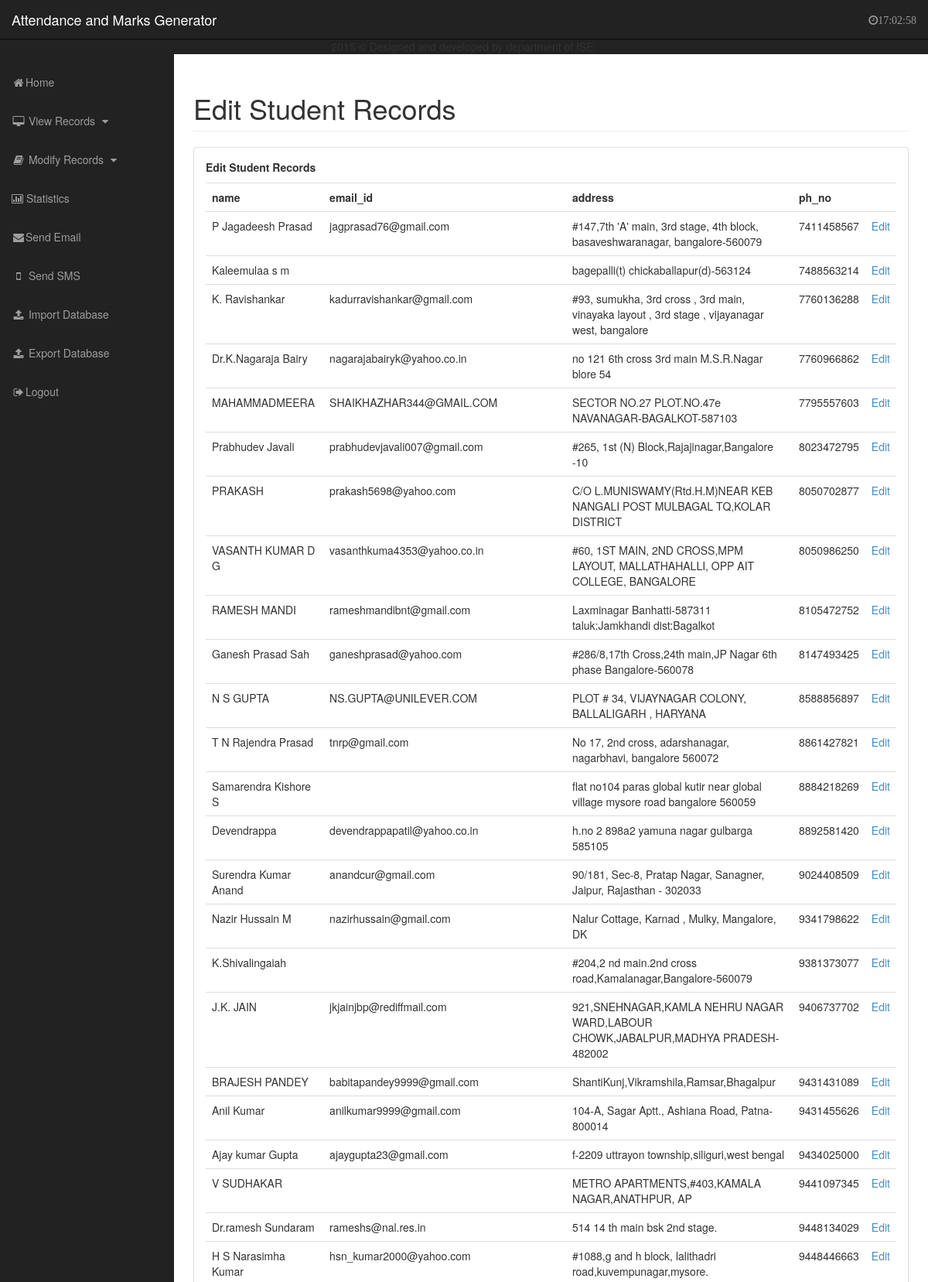
Screenshot of /amgs-final/admin/editparent.php (upper part) with the database file from the repository.
### tables this page shows
CREATE TABLE IF NOT EXISTS `parent` (
  `name` char(20) NOT NULL,
  `email_id` varchar(50) DEFAULT NULL,
  `address` varchar(1000) DEFAULT NULL,
  `ph_no` bigint(11) NOT NULL,
  PRIMARY KEY (`ph_no`)
);

### amgs-final/admin/editparent.php (the view, shortened to what this page needs)
<?php
        include "navigation.php";
?>
<head>
</head>
<body>
    <div id="wrapper">
        <div id="page-wrapper">
            <div class="container-fluid">
                <div class="row">
                    <div class="col-lg-12">
                        <h1 class="page-header">
                            Edit Student Records
                        </h1>
                    </div>
                </div>
                <div class="panel panel-default">
                            <div class="panel-body">
 <?php $con=mysqli_connect("localhost","root","","amgs");
    $result = mysqli_query($con,"SELECT * FROM parent");
    echo "<div class='table-responsive'>";
    echo "<p><b>Edit Student Records</b>";
    echo "<table  class='table table-hover'>";
    echo "<tr> <th>name</th>   <th>email_id</th> <th>address</th>  <th>ph_no</th><th></th> </tr>";
    while($row = mysqli_fetch_array( $result )) {
        echo "<tr>";
        echo '<td>' . $row['name'] . '</td>';
        echo '<td>' . $row['email_id'] . '</td>';
        echo '<td>' . $row['address'] . '</td>';
        echo '<td>' . $row['ph_no'] . '</td>';
         echo ("<td><a href=\"edit_form.php?id=$row[name]\">Edit</a></td></tr>");
      }
    echo "</table>";
    echo "</div>";
?>
                            </div>
               </div>
            </div>
        </div>
    </div>
</body>
</html>

### amgs-final/admin/navigation.php (shortened to what this page needs)
<!DOCTYPE html>
<html lang="en">
<head>
    <link href="css/bootstrap.min.css" rel="stylesheet">
    <link href="css/sb-admin.css" rel="stylesheet">
    <link href="css/plugins/morris.css" rel="stylesheet">
    <link href="font-awesome-4.1.0/css/font-awesome.min.css" rel="stylesheet" type="text/css">
</head>
<body onload="startTime()">
    <div id="wrapper">
        <nav class="navbar navbar-inverse navbar-fixed-top" role="navigation">
            <div class="navbar-header">
                <a class="navbar-brand" href="index.php">Attendance and Marks Generator</a>
            </div>
            <ul class="nav navbar-right top-nav">
               <li class="dropdown">
 <a class="dropdown-toggle" data-toggle="dropdown"><i class="fa fa-clock-o" id="txt"></i>
                </li>
            </ul>
            <div class="collapse navbar-collapse navbar-ex1-collapse">
                <ul class="nav navbar-nav side-nav">
                    <li class="">
                        <a href="index.php"><i class="fa fa-fw fa-home"></i>Home</a>
                    </li>
                                        <li>
                        <a href="javascript:;" data-toggle="collapse" data-target="#view"><i class="fa fa-fw fa-desktop"></i> View Records  <i class="fa fa-fw fa-caret-down"></i></a>
                    </li>
                                             <li>
                        <a href="javascript:;" data-toggle="collapse" data-target="#xyz"><i class="fa fa-fw fa-book"></i>  Modify Records <i class="fa fa-fw fa-caret-down"></i></a>
                    </li>
                            <li>
                        <a href="reports.php" ><i class="fa fa-bar-chart-o" ></i> Statistics</a>
                    </li>
                     <li>
                        <a href="mail.php" ><i class="fa fa-fw fa-envelope" ></i>Send Email</a>
                    </li>
                    <li>
                        <a href="phone.php" ><i class="fa fa-fw fa-mobile"></i> Send SMS</a>
                    </li>
                     <li>
                        <a href="test1.php" ><i class="fa fa-fw fa-upload"></i> Import Database</a>
                    </li>
                    <li>
                        <a href="1 (1).php" ><i class="fa fa-fw fa-upload"></i> Export Database</a>
                    </li>
                   <li>
                        <a href="logout.php"><i class="fa fa-fw fa-sign-out"></i>Logout</a>
                    </li>
                   </ul>
            </div>
        </nav>
    </div>
     </body>
<div class="copyright" align="center" >
                    </div>
</html>

### amgs-final/admin/css/sb-admin.css (style rules this page uses)
body { margin-top: 100px; background-color: #222; }
@media (min-width:768px) { body { margin-top: 50px; } }
#wrapper { padding-left: 0; }
#page-wrapper { width: 100%; padding: 0; background-color: #fff; }
@media (min-width:768px) { #wrapper { padding-left: 225px; } }
@media (min-width:768px) { #page-wrapper { padding: 10px; } }
.top-nav { padding: 0 15px; }
.top-nav>li { display: inline-block; float: left; }
.top-nav>li>a { padding-top: 15px; padding-bottom: 15px; line-height: 20px; color: #999; }
@media (min-width:768px) { .side-nav { position: fixed; top: 51px; left: 225px; width: 225px; margin-left: -225px; border: none; border-radius: 0; overflow-y: auto; background-color: #222; } }
@media (min-width:768px) { .side-nav>li>a { width: 225px; } }

### rows the page displays
parent: name "P Jagadeesh Prasad", email "jagprasad76@gmail.com", address "#147,7th 'A' main, 3rd stage, 4th block, basaveshwaranagar, bangalore-560079", ph_no "7411458567"
parent: name "Kaleemulaa s m", address "bagepalli(t) chickaballapur(d)-563124", ph_no "7488563214"
parent: name "K. Ravishankar", email "kadurravishankar@gmail.com", address "#93, sumukha, 3rd cross , 3rd main, vinayaka layout , 3rd stage , vijayanagar west, bangalore", ph_no "7760136288"
parent: name "Dr.K.Nagaraja Bairy", email "nagarajabairyk@yahoo.co.in", address "no 121 6th cross 3rd main M.S.R.Nagar blore 54", ph_no "7760966862"
parent: name "MAHAMMADMEERA", email "SHAIKHAZHAR344@GMAIL.COM", address "SECTOR NO.27 PLOT.NO.47e NAVANAGAR-BAGALKOT-587103", ph_no "7795557603"
parent: name "Prabhudev Javali", email "prabhudevjavali007@gmail.com", address "#265, 1st (N) Block,Rajajinagar,Bangalore -10", ph_no "8023472795"
parent: name "PRAKASH", email "prakash5698@yahoo.com", address "C/O L.MUNISWAMY(Rtd.H.M)NEAR KEB NANGALI POST MULBAGAL TQ,KOLAR DISTRICT", ph_no "8050702877"
parent: name "VASANTH KUMAR D G", email "vasanthkuma4353@yahoo.co.in", address "#60, 1ST MAIN, 2ND CROSS,MPM LAYOUT, MALLATHAHALLI, OPP AIT COLLEGE, BANGALORE", ph_no "8050986250"
parent: name "RAMESH MANDI", email "rameshmandibnt@gmail.com", address "Laxminagar Banhatti-587311 taluk:Jamkhandi dist:Bagalkot", ph_no "8105472752"
parent: name "Ganesh Prasad Sah", email "ganeshprasad@yahoo.com", address "#286/8,17th Cross,24th main,JP Nagar 6th phase Bangalore-560078", ph_no "8147493425"
parent: name "N S GUPTA", email "NS.GUPTA@UNILEVER.COM", address "PLOT # 34, VIJAYNAGAR COLONY, BALLALIGARH , HARYANA", ph_no "8588856897"
parent: name "T N Rajendra Prasad", email "tnrp@gmail.com", address "No 17, 2nd cross, adarshanagar, nagarbhavi, bangalore 560072", ph_no "8861427821"
parent: name "Samarendra Kishore S", address "flat no104 paras global kutir near global village mysore road bangalore 560059", ph_no "8884218269"
parent: name "Devendrappa", email "devendrappapatil@yahoo.co.in", address "h.no 2 898a2 yamuna nagar gulbarga 585105", ph_no "8892581420"
parent: name "Surendra Kumar Anand", email "anandcur@gmail.com", address "90/181, Sec-8, Pratap Nagar, Sanagner, Jaipur, Rajasthan - 302033", ph_no "9024408509"
parent: name "Nazir Hussain M", email "nazirhussain@gmail.com", address "Nalur Cottage, Karnad , Mulky, Mangalore, DK", ph_no "9341798622"
parent: name "K.Shivalingaiah", address "#204,2 nd main.2nd cross road,Kamalanagar,Bangalore-560079", ph_no "9381373077"
parent: name "J.K. JAIN", email "jkjainjbp@rediffmail.com", address "921,SNEHNAGAR,KAMLA NEHRU NAGAR WARD,LABOUR CHOWK,JABALPUR,MADHYA PRADESH-482002", ph_no "9406737702"
parent: name "BRAJESH PANDEY", email "babitapandey9999@gmail.com", address "ShantiKunj,Vikramshila,Ramsar,Bhagalpur", ph_no "9431431089"
parent: name "Anil Kumar", email "anilkumar9999@gmail.com", address "104-A, Sagar Aptt., Ashiana Road, Patna-800014", ph_no "9431455626"
parent: name "Ajay kumar Gupta", email "ajaygupta23@gmail.com", address "f-2209 uttrayon township,siliguri,west bengal", ph_no "9434025000"
parent: name "V SUDHAKAR", address "METRO APARTMENTS,#403,KAMALA NAGAR,ANATHPUR, AP", ph_no "9441097345"
parent: name "Dr.ramesh Sundaram", email "rameshs@nal.res.in", address "514 14 th main bsk 2nd stage.", ph_no "9448134029"
parent: name "H S Narasimha Kumar", email "hsn_kumar2000@yahoo.com", address "#1088,g and h block, lalithadri road,kuvempunagar,mysore.", ph_no "9448446663"
